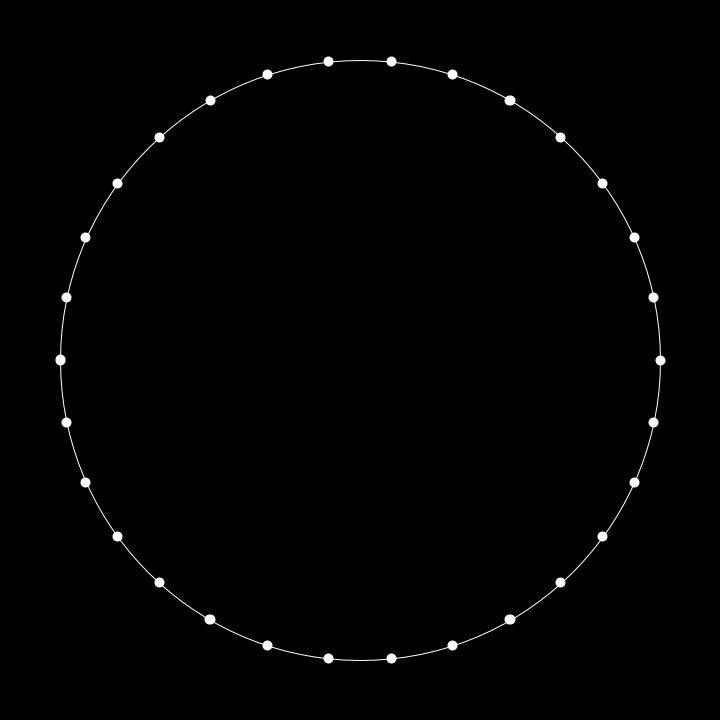
Frame 1 (no input)
Frame 60 (the mouse pressed at the canvas centre just before this capture): identical to frame 1, image omitted
Frame 120 (the mouse held since frame 60 and released just before this capture): identical to frame 1, image omitted

The Processing sketch that drew this single still picture (run headless with seeded random() and noise(); from frame 60 on, the mouse is pressed at the canvas centre):

// Processing sketch: CardioidV4_Chord
// ── CardioidV4_Chord.pde
void settings() {
  size(720, 720);
}

float D, r;
int n;
float[] node_angles;
int iter;

void setup() {
  D = 600;
  r = D/2;
  iter = 0;

  noFill();
  n = 30;
  node_angles = new float[n];


  // store nodes in an array
  for (int i = 0; i < node_angles.length; i++) {
    node_angles[i] = i*TWO_PI/n;
  }
}

void draw() {
  background(0);
  pushMatrix();
  translate(width/2, height/2);
  stroke(255);
  strokeWeight(1);
  ellipse(0, 0, D, D);
  //drawing the points
  for (int i = 0; i < node_angles.length; i++) {
    float theta = node_angles[i];
    //float x1 = r*cos(theta);
    //float y1 = r*cos(theta);
    //float x2 = r*cos(2*theta);
    //float y2 = r*sin(2*theta);
    strokeWeight(10);
    point(r*cos(theta), r*sin(theta));
    //strokeWeight(2);
    //line(x1,y1,x2,y2);
  }

 
  popMatrix();
}
